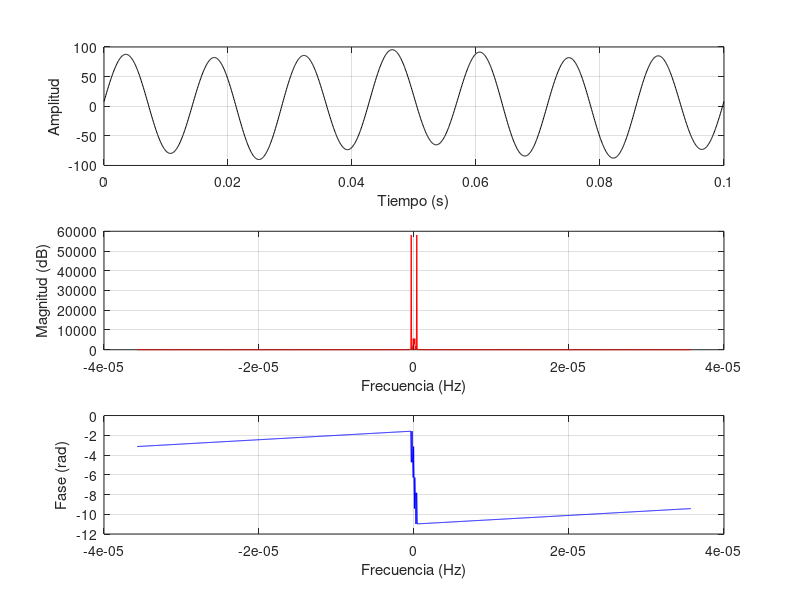

Write the MATLAB code that produced this figure.
%% 1.1 %%%%%%%%%%%%%%%%%%%%%%%%%%%%%%%%%%%%%%%%%%%%%%%%%%%%%%%%%%%%%%%% 1.1

clc;
clear all;

t = 0 : 0.001 : 5;
y = 5 .* ones(size(t));

plot(t, y, 'LineWidth', 2);
xlabel("t(s)");
ylabel("y");
grid on;

%% 1.2 %%%%%%%%%%%%%%%%%%%%%%%%%%%%%%%%%%%%%%%%%%%%%%%%%%%%%%%%%%%%%%%% 1.2

clc;
clear all;

t = 0 : 0.001 : 5;
y = -3 .* ones(size(t));

plot(t, y, 'LineWidth', 2);
xlabel("t(s)");
ylabel("y");
grid on;

%% 1.3 %%%%%%%%%%%%%%%%%%%%%%%%%%%%%%%%%%%%%%%%%%%%%%%%%%%%%%%%%%%%%%%% 1.3

% f = 20Hz, T = 1/f = 50ms, 3T = 150ms.

clc;
clear all;

t = 0 : 0.0001 : 0.15;
y = -4 .* cos(40*pi*t);

plot(t, y, 'LineWidth', 2);
xlabel("t(s)");
ylabel("y");
grid on;

%% 1.4 %%%%%%%%%%%%%%%%%%%%%%%%%%%%%%%%%%%%%%%%%%%%%%%%%%%%%%%%%%%%%%%% 1.4

% f = 40Hz, T = 1/f = 25ms, 3T = 75ms.

clc;
clear all;

t = 0 : 0.0001 : 0.075;
y = 6 .* sin(80*pi*t);

plot(t, y, 'LineWidth', 2);
xlabel("t(s)");
ylabel("y");
grid on;

%% 1.5 %%%%%%%%%%%%%%%%%%%%%%%%%%%%%%%%%%%%%%%%%%%%%%%%%%%%%%%%%%%%%%%% 1.5

% f = 10Hz, T = 1/f = 100ms, 3T = 300ms.

clc;
clear all;

t = 0 : 0.0001 : 0.3;
y = 4 - 4*cos(20*pi*t) + 8*cos(40*pi*t) - 3*sin(100*pi*t) + 83*sin(140*pi*t);

plot(t, y, 'LineWidth', 2);
xlabel("t(s)");
ylabel("y");
grid on;

%% 1.6 %%%%%%%%%%%%%%%%%%%%%%%%%%%%%%%%%%%%%%%%%%%%%%%%%%%%%%%%%%%%%%%% 1.6

clc;
clear all;

time = 5;

Fs_1 = time/10;
Fs_2 = time/100;

Fs = Fs_1;

t = 0 : Fs : 5;
y = 5 .* ones(size(t));

y_fft = fft(y);
y_fft_cent = fftshift(y_fft);

y_mag = abs(y_fft_cent);
y_phase = unwrap(angle(y_fft_cent));

f = linspace(-Fs/2, Fs/2, length(y));

subplot(3, 1, 1);
plot(t, y, 'k');
grid on;
%xlim([0, 5]);
xlabel('Tiempo (s)'), ylabel('Amplitud');

subplot(3, 1, 2);
plot(f, y_mag, 'r');
grid on;
%xlim([670, 1520]);
xlabel('Frecuencia (Hz)'), ylabel('Magnitud (dB)');

subplot(3, 1, 3);
plot(f, y_phase, 'b');
grid on;
%xlim([670, 1520]);
xlabel('Frecuencia (Hz)'), ylabel('Fase (rad)');

%% 1.7 %%%%%%%%%%%%%%%%%%%%%%%%%%%%%%%%%%%%%%%%%%%%%%%%%%%%%%%%%%%%%%%% 1.7

clc;
clear all;

time = 5;

Fs_1 = time/10;
Fs_2 = time/100;

Fs = Fs_1;

t = 0 : Fs : time;
y = -3 .* ones(size(t));

y_fft = fft(y);
y_fft_cent = fftshift(y_fft);

y_mag = abs(y_fft_cent);
y_phase = unwrap(angle(y_fft_cent));

f = linspace(-Fs/2, Fs/2, length(y));

subplot(3, 1, 1);
plot(t, y, 'k');
grid on;
%xlim([0, 5]);
xlabel('Tiempo (s)'), ylabel('Amplitud');

subplot(3, 1, 2);
plot(f, y_mag, 'r');
grid on;
%xlim([670, 1520]);
xlabel('Frecuencia (Hz)'), ylabel('Magnitud (dB)');

subplot(3, 1, 3);
plot(f, y_phase, 'b');
grid on;
%xlim([670, 1520]);
xlabel('Frecuencia (Hz)'), ylabel('Fase (rad)');

%% 1.8 %%%%%%%%%%%%%%%%%%%%%%%%%%%%%%%%%%%%%%%%%%%%%%%%%%%%%%%%%%%%%%%% 1.8

clc;
clear all;

time = 0.05;
f_max = 20;

Fs_1 = time/(3 * f_max);
Fs_2 = time/(20 * f_max);

Fs = Fs_2;

t = 0 : Fs : time;
y = -4 .* cos(40*pi*t);

y_fft = fft(y);
y_fft_cent = fftshift(y_fft);

y_mag = abs(y_fft_cent);
y_phase = unwrap(angle(y_fft_cent));

f = linspace(-Fs/2, Fs/2, length(y));

subplot(3, 1, 1);
plot(t, y, 'k');
grid on;
%xlim([0, 5]);
xlabel('Tiempo (s)'), ylabel('Amplitud');

subplot(3, 1, 2);
plot(f, y_mag, 'r');
grid on;
%xlim([670, 1520]);
xlabel('Frecuencia (Hz)'), ylabel('Magnitud (dB)');

subplot(3, 1, 3);
plot(f, y_phase, 'b');
grid on;
%xlim([670, 1520]);
xlabel('Frecuencia (Hz)'), ylabel('Fase (rad)');

%% 1.9 %%%%%%%%%%%%%%%%%%%%%%%%%%%%%%%%%%%%%%%%%%%%%%%%%%%%%%%%%%%%%%%% 1.9

clc;
clear all;

time = 0.025;
f_max = 40;

Fs_1 = time/(3 * f_max);
Fs_2 = time/(20 * f_max);

Fs = Fs_2;

t = 0 : Fs : time;
y = 3 .* sin(80*pi*t);

y_fft = fft(y);
y_fft_cent = fftshift(y_fft);

y_mag = abs(y_fft_cent);
y_phase = unwrap(angle(y_fft_cent));

f = linspace(-Fs/2, Fs/2, length(y));

subplot(3, 1, 1);
plot(t, y, 'k');
grid on;
%xlim([0, 5]);
xlabel('Tiempo (s)'), ylabel('Amplitud');

subplot(3, 1, 2);
plot(f, y_mag, 'r');
grid on;
%xlim([670, 1520]);
xlabel('Frecuencia (Hz)'), ylabel('Magnitud (dB)');

subplot(3, 1, 3);
plot(f, y_phase, 'b');
grid on;
%xlim([670, 1520]);
xlabel('Frecuencia (Hz)'), ylabel('Fase (rad)');

%% 1.10 %%%%%%%%%%%%%%%%%%%%%%%%%%%%%%%%%%%%%%%%%%%%%%%%%%%%%%%%%%%%%% 1.10

clc;
clear all;

time = 0.1;
f_max = 70;

Fs_1 = time/(3 * f_max);
Fs_2 = time/(20 * f_max);

Fs = Fs_2;

t = 0 : Fs : time;
y = 4 - 4*cos(20*pi*t) + 8*cos(40*pi*t) - 3*sin(100*pi*t) + 83*sin(140*pi*t);

y_fft = fft(y);
y_fft_cent = fftshift(y_fft);

y_mag = abs(y_fft_cent);
y_phase = unwrap(angle(y_fft_cent));

f = linspace(-Fs/2, Fs/2, length(y));

subplot(3, 1, 1);
plot(t, y, 'k');
grid on;
%xlim([0, 5]);
xlabel('Tiempo (s)'), ylabel('Amplitud');

subplot(3, 1, 2);
plot(f, y_mag, 'r');
grid on;
%xlim([670, 1520]);
xlabel('Frecuencia (Hz)'), ylabel('Magnitud (dB)');

subplot(3, 1, 3);
plot(f, y_phase, 'b');
grid on;
%xlim([670, 1520]);
xlabel('Frecuencia (Hz)'), ylabel('Fase (rad)');
